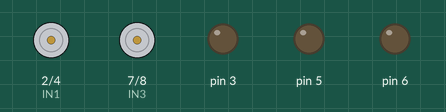
A sketch run on a simulated Arduino Uno, built with avr-gcc and run on an emulated ATmega328P. Parts: motor-driver pin pairs drawn as motors (green arrow = first pin HIGH = forward, orange = second pin HIGH = backward, longer = more drive), output pins drawn as LEDs (lit = HIGH).

Above: at 1.5 s.
At 4.0 s:
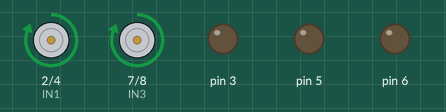
At 5.15 s:
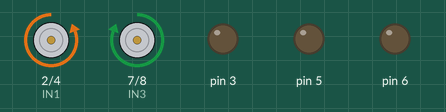
Timing chart, 0 to 8.2 s (numbered marks = the images above):
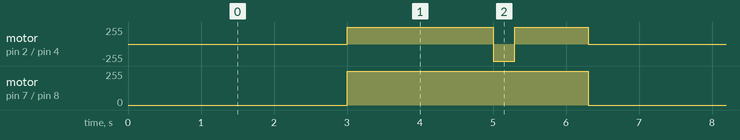

Measured:
- by itself, motor on pin 7 (IN3) / pin 8 (IN4): alternates forward 255/255 for 3.3 s and stopped for 3.0 s
- by itself, motor on pin 2 (IN1) / pin 4 (IN2): repeats every 6.3 s: backward 255/255 0.30 s, forward 255/255 1.0 s, stopped 3.0 s, forward 255/255 2.0 s

The sketch:

sketch_Motor.ino
```cpp
#define IN1 2
#define IN2 4
#define IN3 7
#define IN4 8
void setup() {
   for (int pin=IN1; pin<=IN4; pin++) {
    pinMode(pin,OUTPUT);
   }
}
void loop() {
  Stop(3000);
  Forward(2000);
  Left(300);
  Forward(1000);
}
 void Left(int duratation){
  digitalWrite(IN1,LOW);
  digitalWrite(IN2,HIGH);
  digitalWrite(IN3,HIGH);
  digitalWrite(IN4,LOW);
  delay(duratation);
}
 void Right(int duratation){
  digitalWrite(IN1,HIGH);
  digitalWrite(IN2,LOW);
  digitalWrite(IN3,LOW);
  digitalWrite(IN4,HIGH);
  delay(duratation);
}
 void Backward(int duratation){
  digitalWrite(IN1,LOW);
  digitalWrite(IN2,HIGH);
  digitalWrite(IN3,LOW);
  digitalWrite(IN4,HIGH);
  delay(duratation);
}
 void Forward(int duratation){
  digitalWrite(IN1,HIGH);
  digitalWrite(IN2,LOW);
  digitalWrite(IN3,HIGH);
  digitalWrite(IN4,LOW);
  delay(duratation);
}
 void Stop(int duratation){
  digitalWrite(IN1,LOW);
  digitalWrite(IN2,LOW);
  digitalWrite(IN3,LOW);
  digitalWrite(IN4,LOW);
  delay(duratation);
}
```
